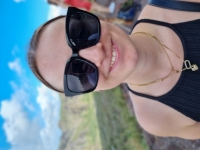
#> input picture Theorie/beeld/landschap5.jpg, 200 x 150 px
$ jupyter execute 'HC9_Beeldverwerking oefenen.ipynb'
#> lines starting #> are read from the running program, lines starting #| are printed output that depends on the picture
# 1) Twee kleuren wegfilteren

## i) Afbeelding -> Matrices
Wordt gegeven op examen

## ii) Matrixbewerkingen uitvoeren
### 1) Nieuwe matrices initialiseren:
3 nieuwe matrices met waarde 0

### 2) Via geneste for-loop alle pixels in oude matrix itereren
Elke pixel in de nieuwe matrix aanpassen naar de blauw waarde van de pixel op dezelfde positie in de originele matrix.
Rood en Groen op nul zetten.

## iii) Matrices -> Afbeelding
Wordt gegeven op examen

[cell 1]
# importeer libraries
import math
import numpy as np
from PIL import Image


print("optie 1: filter kleuren weg")

# converteer een ingelezen afbeelding naar drie matrices
input_image = Image.open("./beeld/landschap5.jpg")
#> input_image is the input picture: PIL image 200x150 RGB; mean R, G, B 121.5, 134.2, 143.8
r_image_in, g_image_in, b_image_in = input_image.split()
r_in = np.uint32(np.array(r_image_in))
g_in = np.uint32(np.array(g_image_in))
b_in = np.uint32(np.array(b_image_in))

#-----------------------------------------------------------------------------------------
# hier komen de matrixbewerkingen
r_out = np.zeros((r_in.shape[0], r_in.shape[1]))
g_out = np.zeros((g_in.shape[0], g_in.shape[1]))
b_out = np.zeros((b_in.shape[0], b_in.shape[1]))

for i in range(r_in.shape[0]):
    for j in range(r_in.shape[1]):
        r_out[i][j] = 0
        g_out[i][j] = g_in[i][j]
        b_out[i][j] = b_in[i][j]
#> r_out: shape (150, 200) float64; every value is 0

#-----------------------------------------------------------------------------------------

# converteer drie matrices terug naar een afbeelding
r_image_out = Image.fromarray(np.uint8(r_out))
#> r_image_out: PIL image 200x150 L; every value is 0
g_image_out = Image.fromarray(np.uint8(g_out))
b_image_out = Image.fromarray(np.uint8(b_out))
output_im = Image.merge("RGB", (r_image_out, g_image_out, b_image_out))
output_im.show()

# 2) Negatief van een beeld nemen

[cell 2]
# importeer libraries
from PIL import Image
import math
import numpy as np

print("optie 2: neem negatief")

# converteer een ingelezen afbeelding naar drie matrices
input_image = Image.open("./beeld/landschap5.jpg")
r_image_in, g_image_in, b_image_in = input_image.split()
r_in = np.uint32(np.array(r_image_in))
g_in = np.uint32(np.array(g_image_in))
b_in = np.uint32(np.array(b_image_in))

#-----------------------------------------------------------------------------------------
# hier komen de matrixbewerkingen

r_out = np.zeros((r_in.shape[0], r_in.shape[1]))
g_out = np.zeros((g_in.shape[0], g_in.shape[1]))
b_out = np.zeros((b_in.shape[0], b_in.shape[1]))

for i in range(r_out.shape[0]):
    for j in range(r_out.shape[1]):
        r_out[i][j] = 255 - r_in[i][j]
        g_out[i][j] = 255 - g_in[i][j]
        b_out[i][j] = 255 - b_in[i][j]
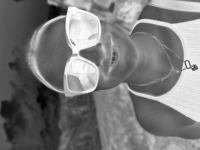
#> g_out: shape (150, 200) float64; min 1, max 254, mean 120.8
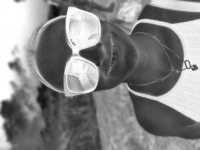
#> r_out: shape (150, 200) float64; min 10, max 255, mean 133.5

#-----------------------------------------------------------------------------------------

# converteer drie matrices terug naar een afbeelding
r_image_out = Image.fromarray(np.uint8(r_out))
g_image_out = Image.fromarray(np.uint8(g_out))
b_image_out = Image.fromarray(np.uint8(b_out))
output_im = Image.merge("RGB", (r_image_out, g_image_out, b_image_out))
output_im.show()

# 3) Zwart-wit maken

[cell 3]
# importeer libraries
from PIL import Image
import math
import numpy as np
from statistics import mean

print("optie 3: zwart wit maken")

# converteer een ingelezen afbeelding naar drie matrices
input_image = Image.open("./beeld/landschap5.jpg")
r_image_in, g_image_in, b_image_in = input_image.split()
r_in = np.uint32(np.array(r_image_in))
g_in = np.uint32(np.array(g_image_in))
b_in = np.uint32(np.array(b_image_in))

# hier komen de matrixbewerkingen
r_out = np.zeros((r_in.shape[0], r_in.shape[1]))
g_out = np.zeros((g_in.shape[0], g_in.shape[1]))
b_out = np.zeros((b_in.shape[0], b_in.shape[1]))

for i in range(r_in.shape[0]):
    for j in range(r_in.shape[1]):
        gemiddelde = mean([r_in[i][j], g_in[i][j], b_in[i][j]])
        r_out [i][j] = gemiddelde
        g_out [i][j] = gemiddelde
        b_out [i][j] = gemiddelde
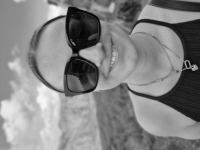
#> b_out: shape (150, 200) float64; min 3, max 248, mean 132.8


# converteer drie matrices terug naar een afbeelding
r_image_out = Image.fromarray(np.uint8(r_out))
g_image_out = Image.fromarray(np.uint8(g_out))
b_image_out = Image.fromarray(np.uint8(b_out))
output_im = Image.merge("RGB", (r_image_out, g_image_out, b_image_out))
output_im.show()

# 4) Verduisteren

[cell 4]
# importeer libraries
from PIL import Image
import math
import numpy as np

print("optie 5: verduisteren")

# converteer een ingelezen afbeelding naar drie matrices
input_image = Image.open("./beeld/landschap5.jpg")
r_image_in, g_image_in, b_image_in = input_image.split()
r_in = np.uint32(np.array(r_image_in))
g_in = np.uint32(np.array(g_image_in))
b_in = np.uint32(np.array(b_image_in))

# hier komen de matrixbewerkingen
r_out = np.zeros((r_in.shape[0], r_in.shape[1]))
g_out = np.zeros((g_in.shape[0], g_in.shape[1]))
b_out = np.zeros((b_in.shape[0], b_in.shape[1]))

factor = int(input("Geef de gewenste verduistering in"))
#> the answer given: 3

for i in range(r_out.shape[0]):
    for j in range(r_out.shape[1]):
        r_out [i][j] = r_in [i][j] / factor
        g_out [i][j] = g_in [i][j] / factor
        b_out [i][j] = b_in [i][j] / factor

# converteer drie matrices terug naar een afbeelding
r_image_out = Image.fromarray(np.uint8(r_out))
g_image_out = Image.fromarray(np.uint8(g_out))
b_image_out = Image.fromarray(np.uint8(b_out))
output_im = Image.merge("RGB", (r_image_out, g_image_out, b_image_out))
output_im.show()

# 6.1) 90 graden roteren

[cell 5]
# importeer libraries
from PIL import Image
import math
import numpy as np

# converteer een ingelezen afbeelding naar drie matrices
input_image = Image.open("./beeld/landschap1.jpg")
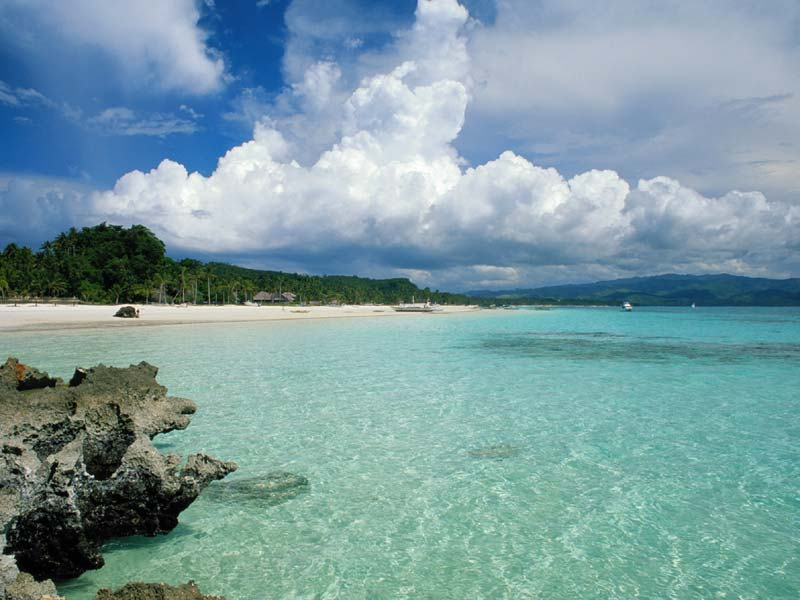
#> input picture Theorie/beeld/landschap1.jpg, 800 x 600 px
#> input_image is the input picture: PIL image 800x600 RGB; mean R, G, B 123.8, 156.3, 162.1
r_image_in, g_image_in, b_image_in = input_image.split()
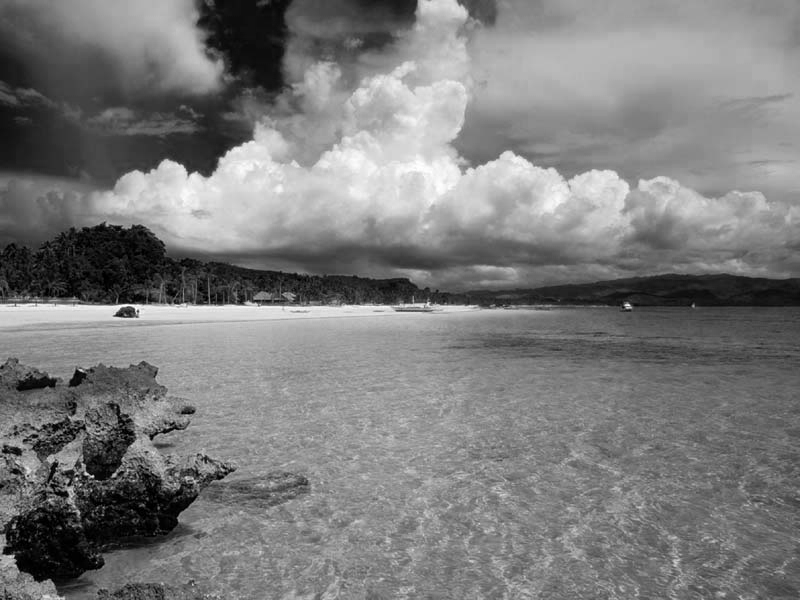
#> r_image_in: PIL image 800x600 L; min 0, max 255, mean 123.8
#> g_image_in: PIL image 800x600 L
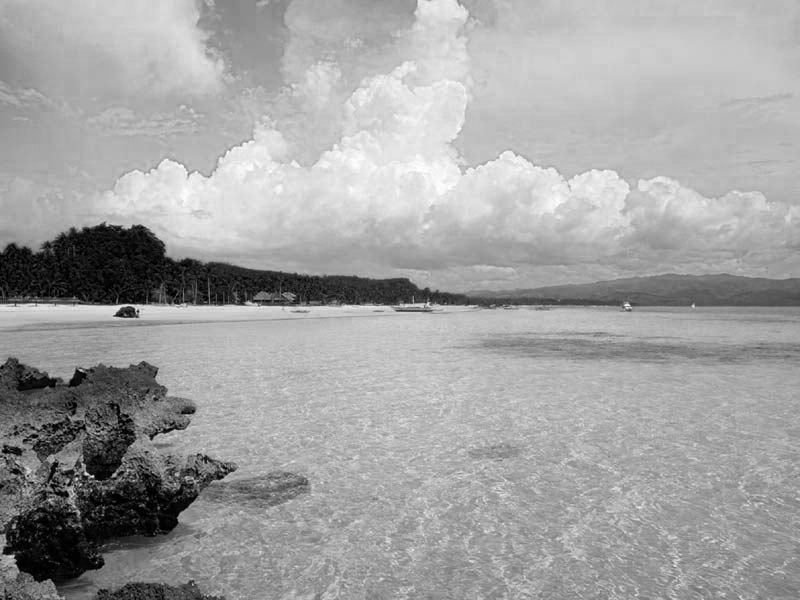
#> b_image_in: PIL image 800x600 L; min 0, max 255, mean 162.1
r_in = np.uint32(np.array(r_image_in))
#> r_in: shape (600, 800) uint32
g_in = np.uint32(np.array(g_image_in))
#> g_in: shape (600, 800) uint32
b_in = np.uint32(np.array(b_image_in))
#> b_in: shape (600, 800) uint32

# hier komen de matrixbewerkingen
r_out = np.zeros((r_in.shape[1], r_in.shape[0]))
g_out = np.zeros((g_in.shape[1], g_in.shape[0]))
b_out = np.zeros((b_in.shape[1], b_in.shape[0]))

for i in range(r_out.shape[0]):
    for j in range(r_out.shape[1]):
        r_out[i][j] = r_in[r_out.shape[1]-1-j][i]
        g_out[i][j] = g_in[r_out.shape[1]-1-j][i]
        b_out[i][j] = b_in[r_out.shape[1]-1-j][i]
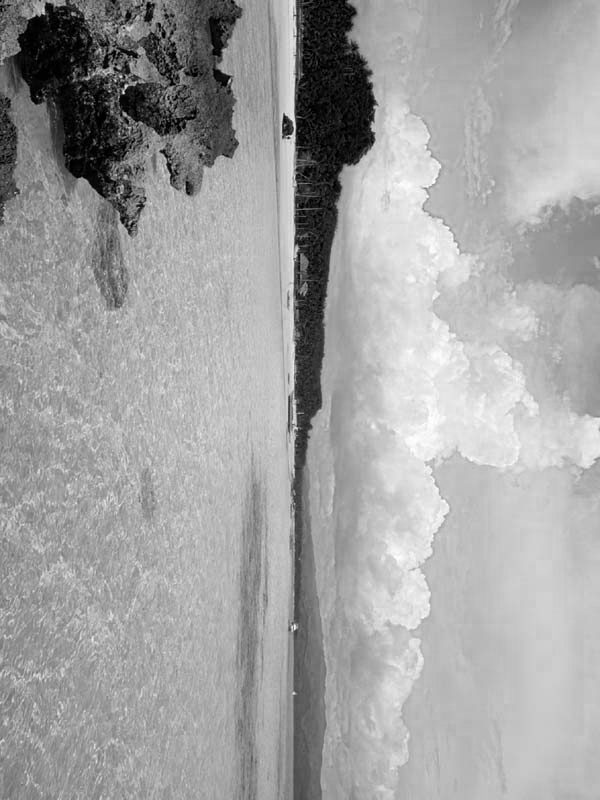
#> b_out: shape (800, 600) float64; min 0, max 255, mean 162.1
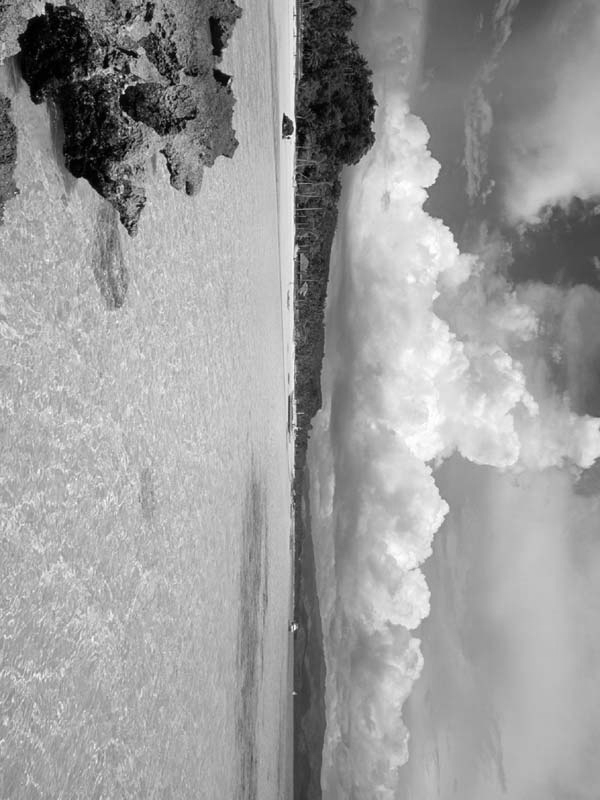
#> g_out: shape (800, 600) float64; min 0, max 255, mean 156.3
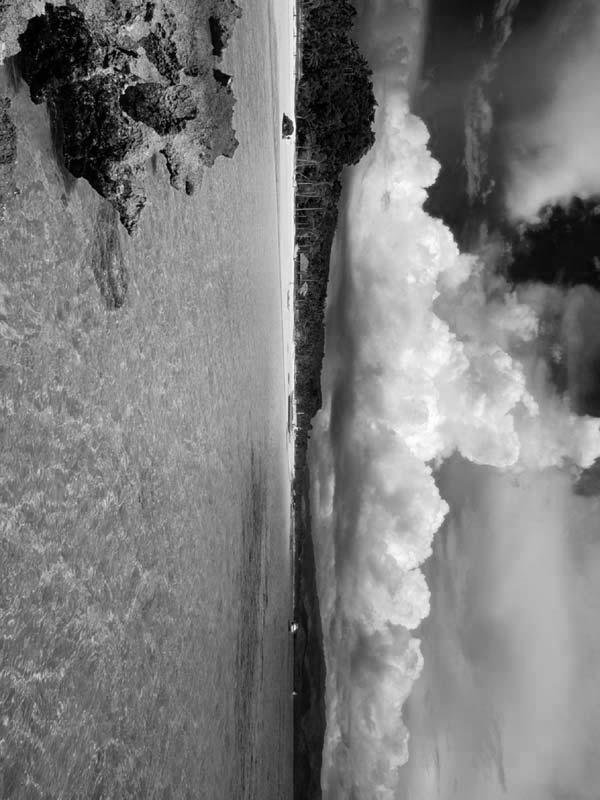
#> r_out: shape (800, 600) float64; min 0, max 255, mean 123.8

# converteer drie matrices terug naar een afbeelding
r_image_out = Image.fromarray(np.uint8(r_out))
#> r_image_out: PIL image 600x800 L
g_image_out = Image.fromarray(np.uint8(g_out))
#> g_image_out: PIL image 600x800 L
b_image_out = Image.fromarray(np.uint8(b_out))
#> b_image_out: PIL image 600x800 L
output_im = Image.merge("RGB", (r_image_out, g_image_out, b_image_out))
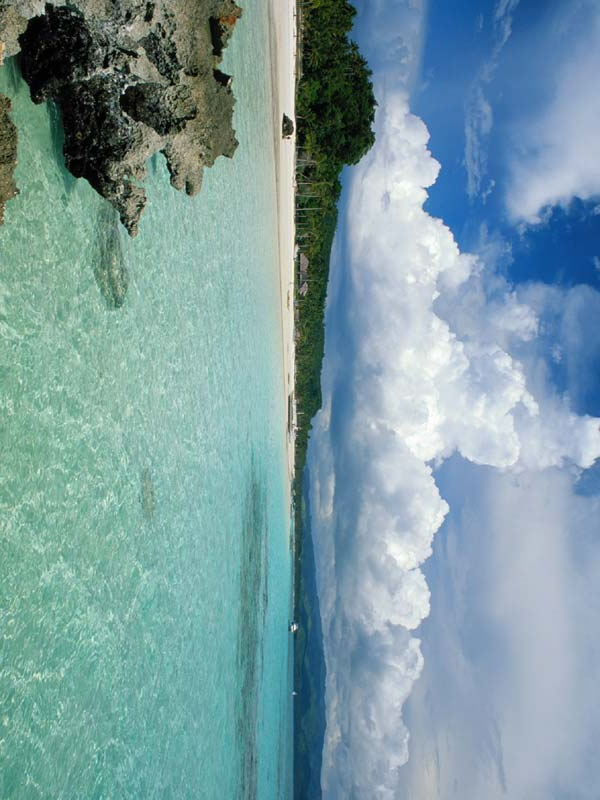
#> output_im: PIL image 600x800 RGB; mean R, G, B 123.8, 156.3, 162.1
output_im.show()

## Uitleg over het roteren

Ervan uitgaande dat r_out, g_out en b_out respectievelijk de rode, groene en blauwe kanalen van een uitvoerafbeelding vertegenwoordigen en dat r_in, g_in en b_in de rode, groene en blauwe kanalen van een invoerafbeelding vertegenwoordigen:

voor i in range(r_out.shape[0]): en voor j in range(r_out.shape[1]): itereren door de rijen en kolommen van de uitvoerafbeelding.

r_out[i][j] = r_in[r_in.shape[0]-j-1][i]: Deze regel wijst de waarde van de pixel op positie [r_in.shape[0]-j-1][i] in het rode invoerkanaal (r_in) toe aan de pixel op positie [i][j] in het rode uitvoerkanaal (r_out). Het lijkt een rotatie- of transformatiebewerking uit te voeren waarbij de pixels van de invoerafbeelding worden herschikt in de uitvoerafbeelding.

r_in.shape[0] vertegenwoordigt het aantal rijen in het rode invoerkanaal.
r_in.shape[1] staat voor het aantal kolommen in het rode invoerkanaal.
r_out[i][j], g_out[i][j], en b_out[i][j] vertegenwoordigen de pixel op positie [i][j] in respectievelijk het rode, groene en blauwe uitvoerkanaal.
r_in[r_in.shape[0]-j-1][i], g_in[r_in.shape[0]-j-1][i], en b_in[r_in.shape[0]-j-1][i] vertegenwoordigen de pixelwaarden die worden genomen van de invoer rode, groene en blauwe kanalen, maar geroteerd of getransformeerd voor de toewijzing.
Dit codefragment voert een transformatie op pixelniveau uit door pixels van de invoerafbeelding te herschikken om een getransformeerde uitvoerafbeelding te maken. De exacte transformatie die wordt toegepast lijkt een rotatie- of omdraaibewerking te zijn, gebaseerd op de indexerings- en toewijzingslogica die wordt gebruikt binnen de geneste lussen.

# 6.2) 180 graden roteren

# 6.2) Een beeld herschalen

[cell 6]
# importeer libraries
from PIL import Image
import math
import numpy as np

# converteer een ingelezen afbeelding naar drie matrices
input_image = Image.open("./beeld/landschap1.jpg")
r_image_in, g_image_in, b_image_in = input_image.split()
r_in = np.uint32(np.array(r_image_in))
g_in = np.uint32(np.array(g_image_in))
b_in = np.uint32(np.array(b_image_in))

# hier komen de matrixbewerkingen
breedte = r_in.shape[1]//2
#> breedte = 400
lengte = r_in.shape[0]//2
#> lengte = 300
r_out = np.zeros((breedte, lengte))
g_out = np.zeros((breedte, lengte))
b_out = np.zeros((breedte, lengte))


# converteer drie matrices terug naar een afbeelding
r_image_out = Image.fromarray(np.uint8(r_out))
#> r_image_out: PIL image 300x400 L; every value is 0
#> r_out: shape (400, 300) float64; every value is 0
g_image_out = Image.fromarray(np.uint8(g_out))
b_image_out = Image.fromarray(np.uint8(b_out))
output_im = Image.merge("RGB", (r_image_out, g_image_out, b_image_out))
#> output_im: PIL image 300x400 RGB; every value is 0
output_im.show()
